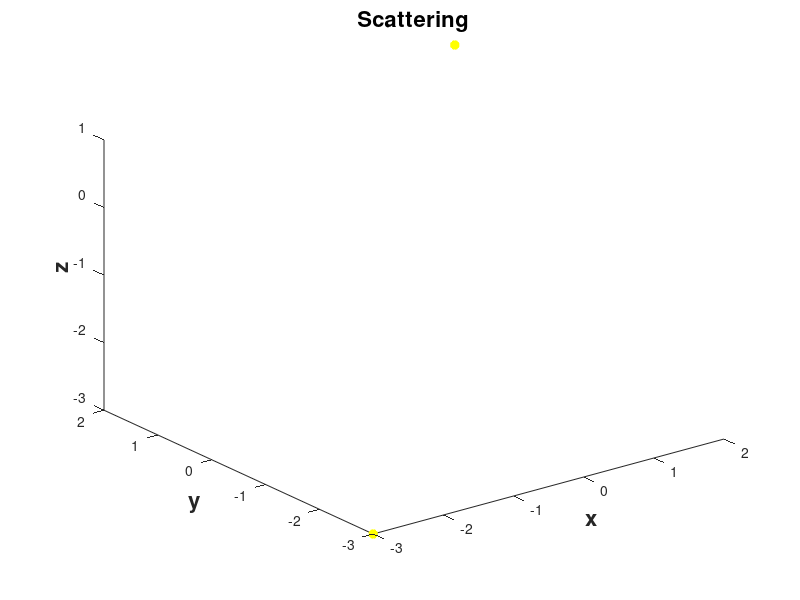

This chart was generated by the following MATLAB code: (Note: this script raises an error after producing the figure.)
global P c
c   = 0.001;

% P contains the coordinates for the fixed particles. One particle per column.
P = [
 -0.0466  0.0368  0.1156 -0.1553 -0.1079  0.1564  0.1155  0.1430  0.0826 0.1333
 -0.0516 -0.0825 -0.0364 -0.1542  0.0528 -0.1747  0.0316  0.0713  0.1680 0.0453
  0.1293  0.0281 -0.1349 -0.1852  0.1727 -0.0044 -0.1318 -0.1272 -0.1713 0.0056];

whitebg('black')

%%%%%%%%%%%%%%%%%%%%%%%%%%%%%%%
% lighting
lights=[-3, -3, -3;
                2, 2, 1];
light('Position', lights(1, :), 'Style', 'local')
%light('Position', lights(2, :), 'Style', 'local')

plot3(lights(:, 1), lights(:, 2), lights(:, 3), 'y*', 'lineWidth', 4)

%%%%%%%%%%%%%%%%%%%%%%%%%%%%%%


xlabel('x', 'Fontsize', 16, 'Fontweight', 'Bold')
ylabel('y', 'Fontsize', 16, 'Fontweight', 'Bold')
zlabel('z', 'Fontsize', 16, 'Fontweight', 'Bold')

title('Scattering', 'Fontsize', 16, 'Fontweight', 'Bold')

tspan = linspace(0, 15, 50); 
phi_s = linspace(0, 2*pi, 8);

% Find the trajectories for a few particles...
for R = [0.1 0.2 0.3]  % R is the radius, and not r
    for phi = phi_s(1:end-1)
      [t, y] = ode45('f', tspan, [2 R*cos(phi) R*sin(phi) -0.3 0 0]');
      hold on
        tube4( y(:, 1:3), R, [y(:, 4:6)]);%y(4).*[R,R,R,R]);%abs( [y(:, 4:6), y(:, 4)*0+0.8] ));
  end
end

[xa, ya, za]   = sphere(13);%usage of y, hence name ya
rad = 0.05;
for w=1:size(P, 2)
    %hold on
    d = surf(rad*xa+P(1, w), rad*ya+P(2, w), rad*za+P(3, w));%, 'edgeColor', 'none');%hantaget fungerar inte?
    set(d, 'FaceColor', [rand,0.5*rand,rand]);
    set(d, 'FaceLighting', 'phong', 'Backfacelighting', 'reverselit', 'Edgecolor', 'none');
    set(d, 'SpecularColorReflectance', 0.6, 'SpecularStrength', 1, 'SpecularExponent', 15);
end
%shading interp

axis equal